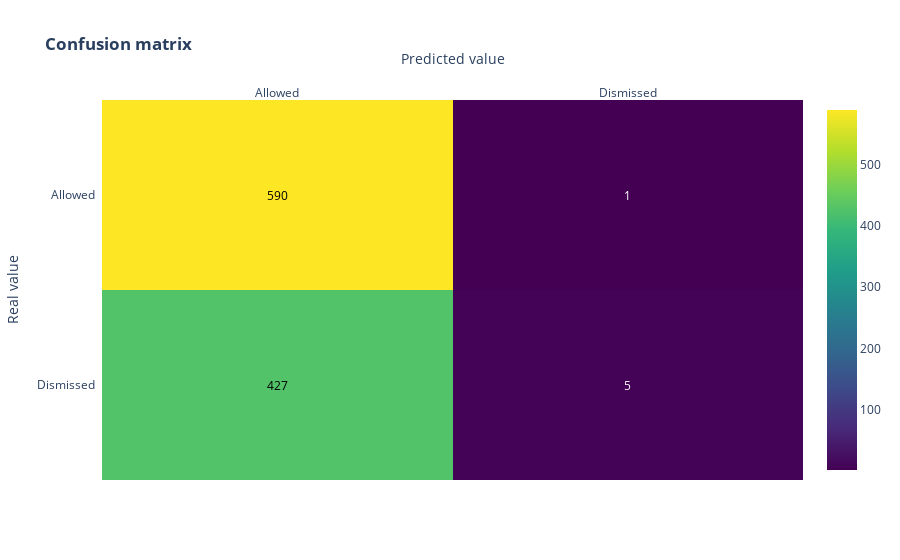

Here is the notebook cell this chart was saved with:
### Code cell
conf_matrix(metrics.confusion_matrix(Y_test, y_pred_class))

### Figure 1 — Plotly figure (JSON) as saved in the notebook; plotly's stock layout.template omitted (floating-point values rounded to 4 significant figures)
{"data": [{"colorscale": [[0, "#440154"], [0.1111, "#482878"], [0.2222, "#3e4989"], [0.3333, "#31688e"], [0.4444, "#26828e"], [0.5556, "#1f9e89"], [0.6667, "#35b779"], [0.7778, "#6ece58"], [0.8889, "#b5de2b"], [1, "#fde725"]], "reversescale": false, "showscale": true, "type": "heatmap", "x": ["Allowed", "Dismissed"], "y": ["Dismissed", "Allowed"], "z": [[427, 5], [590, 1]]}], "layout": {"annotations": [{"font": {"color": "#000000"}, "showarrow": false, "text": "427", "x": "Allowed", "xref": "x", "y": "Dismissed", "yref": "y"}, {"font": {"color": "#FFFFFF"}, "showarrow": false, "text": "5", "x": "Dismissed", "xref": "x", "y": "Dismissed", "yref": "y"}, {"font": {"color": "#000000"}, "showarrow": false, "text": "590", "x": "Allowed", "xref": "x", "y": "Allowed", "yref": "y"}, {"font": {"color": "#FFFFFF"}, "showarrow": false, "text": "1", "x": "Dismissed", "xref": "x", "y": "Allowed", "yref": "y"}], "title": {"text": "<b>Confusion matrix</b>"}, "xaxis": {"dtick": 1, "gridcolor": "rgb(0, 0, 0)", "side": "top", "ticks": "", "title": {"text": "Predicted value"}}, "yaxis": {"dtick": 1, "ticks": "", "ticksuffix": "  ", "title": {"text": "Real value"}}}}
